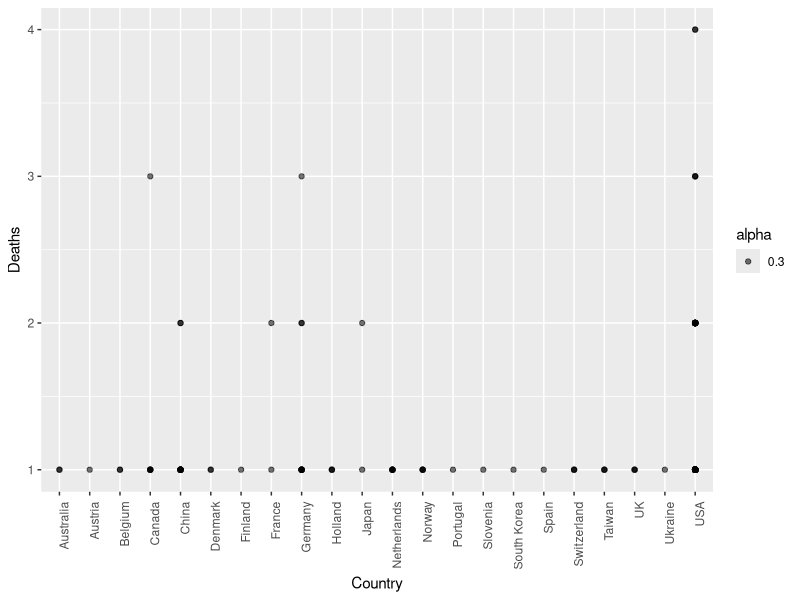
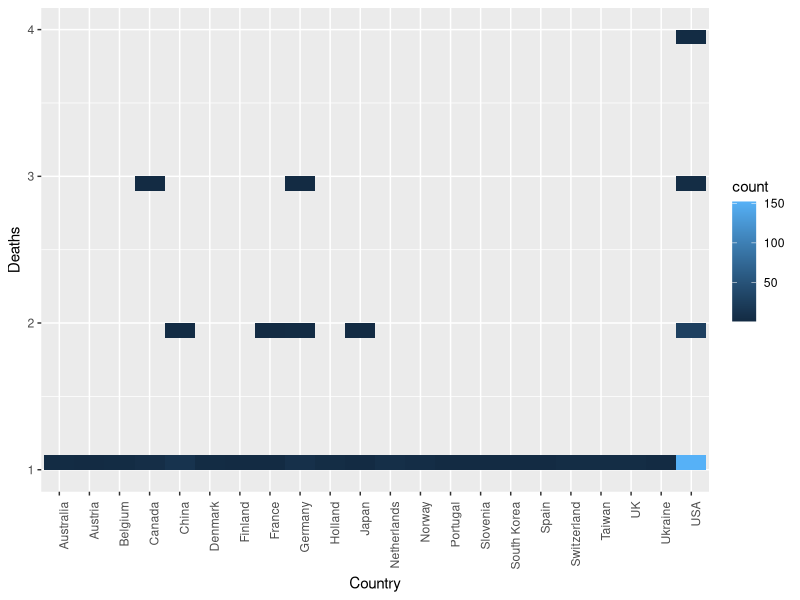
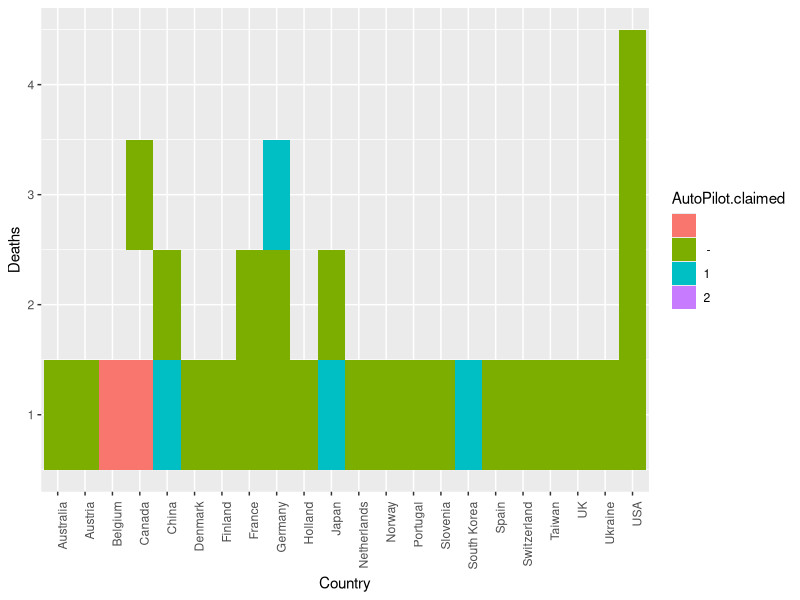
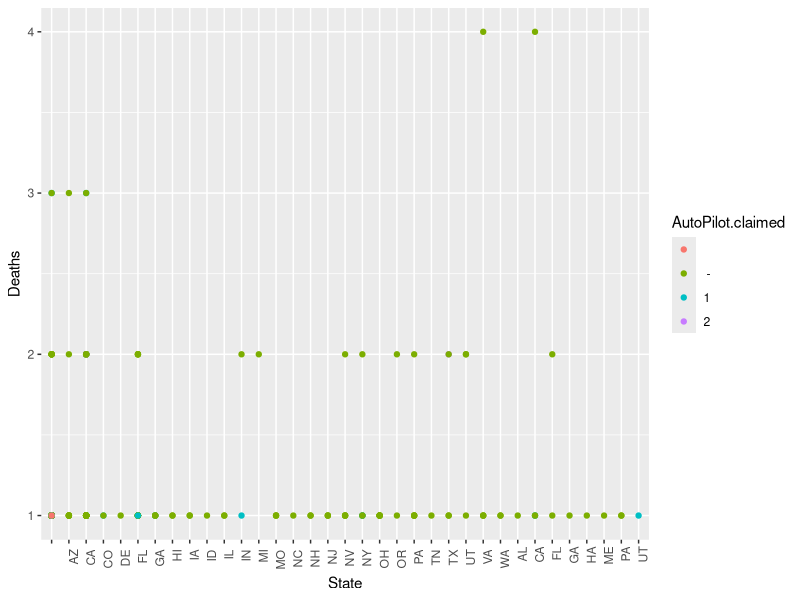
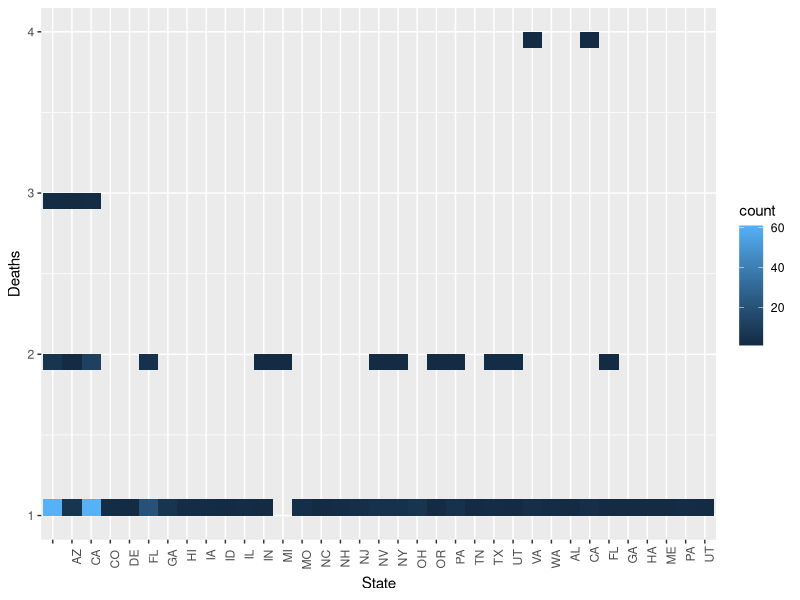

Generate these figures, in order, with R:
library(ggplot2)

#This line of code reads the .csv file
tesla_data <- read.csv("Tesla Deaths - Deaths (3).csv")

#This is the scatterplot that shows deaths worldwide in each country.
ggplot((data = tesla_data), aes(alpha = 0.3, x= Country, y= Deaths)) + geom_point() +
  theme(axis.text.x = element_text(angle = 90, hjust = 1))

#This is a another plot that shows deaths in the country as well as the count
#of deaths so that I could see where majority of the deaths were concentrated.
ggplot((data = tesla_data), aes(x= Country, y= Deaths)) + geom_bin_2d() +
  theme(axis.text.x = element_text(angle = 90, hjust = 1))

#This is a heatmap of the worldwide accidents which also depicts if AUto Pilot was engaged or not.
heatmap <- ggplot(tesla_data, aes(Country, Deaths)) +                          
  geom_tile(aes(fill = AutoPilot.claimed))
heatmap +
  theme(axis.text.x = element_text(angle = 90, hjust = 1))

#This is a scatterplot that shows the deaths in the United States and shows if Auto Pilot was engaged or not.
ggplot((data = tesla_data), aes(color = AutoPilot.claimed, x= State, y= Deaths)) + geom_point() +
  theme(axis.text.x = element_text(angle = 90, hjust = 1))

#This is another plot of the United States' deaths while also showing how many accidents occured
# in each state.
ggplot((data = tesla_data), aes(x= State, y= Deaths)) + geom_bin_2d() +
  theme(axis.text.x = element_text(angle = 90, hjust = 1))
